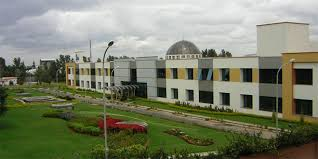
#> input picture 10-09-18/iiitb.jpg, 318 x 159 px
$ python harris.py
#> lines starting #> are read from the running program, lines starting #| are printed output that depends on the picture; after the words box and inside, x2 and y2 are one past the last pixel; in counts of white or black regions, pixels touching at a corner belong together
import cv2
import numpy as np

'''
blockSize - It is the size of neighbourhood considered for corner detection
ksize - Aperture parameter of Sobel derivative used.
k - Harris detector free parameter in the equation.
'''

filename = 'iiitb.jpg'
img = cv2.imread(filename)
#> img is the input picture: shape (159, 318, 3); mean B, G, R 105.5, 127.4, 123
gray = cv2.cvtColor(img,cv2.COLOR_BGR2GRAY)
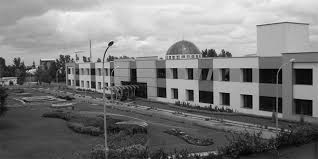
#> gray: shape (159, 318); min 0, max 247, mean 123.6

gray = np.float32(gray)
dst = cv2.cornerHarris(gray,2,3,0.001)
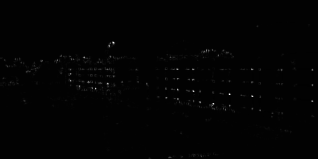
#> dst: shape (159, 318) float32; min -556774.2, max 64628584, mean 237464.9; drawn with min black and max white

# result is dilated for marking the corners, not important
dst = cv2.dilate(dst,None)
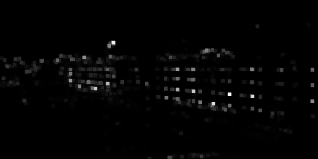
#> dst: shape (159, 318) float32; min -51688, max 64628584, mean 902394.4; drawn with min black and max white

# Threshold for an optimal value, it may vary depending on the image.
img[dst>0.01*dst.max()]=[0,0,255]
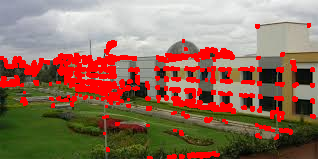
#> img: shape (159, 318, 3); 14.65% of pixels changed, all inside (x1, y1, x2, y2) = (0, 23, 316, 159)

cv2.imshow('dst',img)
if cv2.waitKey(0) & 0xff == 27:
#> (key Esc is pressed here)
    cv2.destroyAllWindows()
